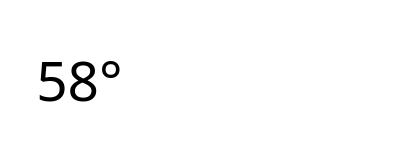
<?xml version="1.0" encoding="UTF-8"?>
<ui version="4.0">
 <class>GraphWindow</class>
 <widget class="QDialog" name="GraphWindow">
  <property name="geometry">
   <rect>
    <x>0</x>
    <y>0</y>
    <width>420</width>
    <height>160</height>
   </rect>
  </property>
  <property name="minimumSize">
   <size>
    <width>420</width>
    <height>160</height>
   </size>
  </property>
  <property name="maximumSize">
   <size>
    <width>420</width>
    <height>160</height>
   </size>
  </property>
  <property name="windowTitle">
   <string>Dialog</string>
  </property>
  <property name="styleSheet">
   <string notr="true">background: rgb(255, 255, 255)</string>
  </property>
  <widget class="QWidget" name="graph_placeholder" native="true">
   <property name="geometry">
    <rect>
     <x>140</x>
     <y>0</y>
     <width>280</width>
     <height>160</height>
    </rect>
   </property>
   <property name="styleSheet">
    <string notr="true">background: white</string>
   </property>
  </widget>
  <widget class="QLabel" name="temperature">
   <property name="geometry">
    <rect>
     <x>19</x>
     <y>20</y>
     <width>121</width>
     <height>120</height>
    </rect>
   </property>
   <property name="font">
    <font>
     <family>Lobster 1.4</family>
     <pointsize>41</pointsize>
    </font>
   </property>
   <property name="frameShape">
    <enum>QFrame::NoFrame</enum>
   </property>
   <property name="text">
    <string>58°</string>
   </property>
   <property name="textFormat">
    <enum>Qt::PlainText</enum>
   </property>
   <property name="alignment">
    <set>Qt::AlignCenter</set>
   </property>
  </widget>
 </widget>
 <resources/>
 <connections/>
</ui>
